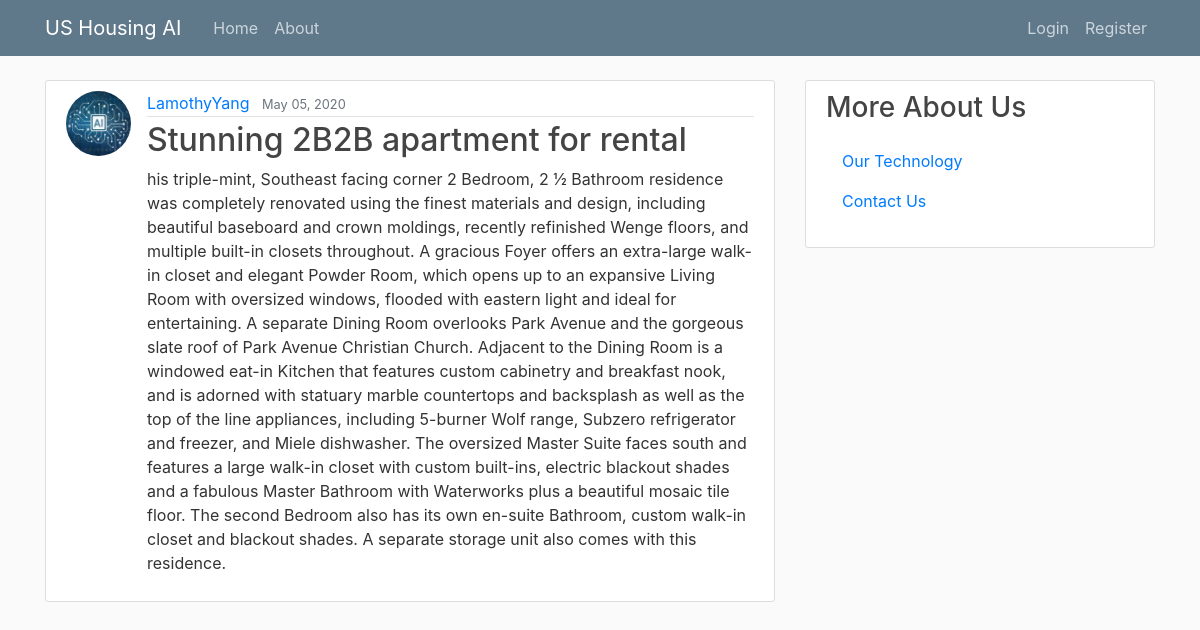
/post/5/, run on the app's committed database.
### housing/models.py (models this page shows, shortened)
class Post(models.Model):
    title = models.CharField(max_length=100)
    content = models.TextField()
    date_posted = models.DateTimeField(default=timezone.now)
    price = models.CharField(max_length=20)
    image1 = models.ImageField(upload_to='housing_pics', blank = True)
    image2 = models.ImageField(upload_to='housing_pics', blank = True)
    image3 = models.ImageField(upload_to='housing_pics', blank = True)
    image4 = models.ImageField(upload_to='housing_pics', blank = True)
    image5 = models.ImageField(upload_to='housing_pics', blank = True)
    author = models.ForeignKey(User, on_delete=models.CASCADE)

### users/models.py (models this page shows, shortened)
class Profile(models.Model):
    user = models.OneToOneField(User, on_delete=models.CASCADE)
    image = models.ImageField(default='profile_pics/default.jpg', upload_to='profile_pics')

### housing/views.py (the view)
# urls.py: path('post/<int:pk>/', PostDetailView.as_view(), name='post-detail'),
class PostDetailView(DetailView):
    model = Post

### housing/templates/housing/post_detail.html (shortened to what this page needs)
{% extends "housing/base.html" %}
{% block content %}
  <article class="media content-section">
    <img class="rounded-circle article-img" src="{{ object.author.profile.image.url }}">
    <div class="media-body">
      <div class="article-metadata">
        <a class="mr-2" href="#">{{ object.author }}</a>
        <small class="text-muted">{{ object.date_posted|date:"F d, Y" }}</small>
      </div>
      <h2 class="article-title">{{ object.title }}</h2>
      <p class="article-content">{{ object.content }}</p>
    </div>
  </article>
{% endblock content %}

### housing/static/housing/main.css (style rules this page uses)
body { background: #fafafa; color: #333333; margin-top: 5rem; }
h1, h2, h3, h4, h5, h6 { color: #444444; }
.content-section { background: #ffffff; padding: 10px 20px; border: 1px solid #dddddd; border-radius: 3px; margin-bottom: 20px; }
.article-title { color: #444444; }
.article-content { white-space: pre-line; }
.article-img { height: 65px; width: 65px; margin-right: 16px; }
.article-metadata { padding-bottom: 1px; margin-bottom: 4px; border-bottom: 1px solid #e3e3e3 }

### data on the page
Post: author.profile.image (placeholder picture), author "LamothyYang", date_posted "May 05, 2020", title "Stunning 2B2B apartment for rental", content "his triple-mint, Southeast facing corner 2 Bedroom, 2 ½ Bathroom residence was completely renovated using the finest materials and design, including beautiful baseboard and crown moldings, recently refinished Wenge floors, and multiple built-in closets throughout. A gracious Foyer offers an extra-large walk-in closet and elegant Powder Room, which opens up to an expansive Living Room with oversized windows, flooded with eastern light and ideal for entertaining. A separate Dining Room overlooks Park Avenue and the gorgeous slate roof of Park Avenue Christian Church. Adjacent to the Dining Room is a windowed eat-in Kitchen that features custom cabinetry and breakfast nook, and is adorned with…"
